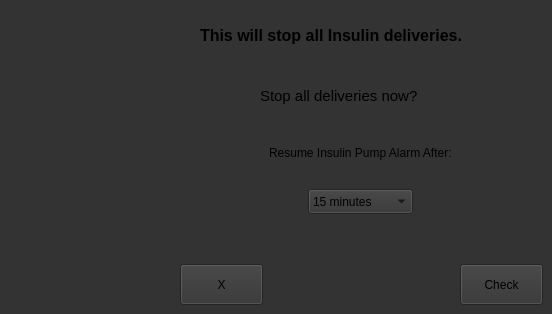
        <widget class="QWidget" name="stopInsulinPage">
         <property name="styleSheet">
          <string notr="true">background-color: #333
</string>
         </property>
         <widget class="QLabel" name="infoLabel_1">
          <property name="geometry">
           <rect>
            <x>200</x>
            <y>20</y>
            <width>321</width>
            <height>31</height>
           </rect>
          </property>
          <property name="styleSheet">
           <string notr="true">QLabel {
        border-color: transparent;
        font: bold 12pt
}</string>
          </property>
          <property name="text">
           <string>This will stop all Insulin deliveries.</string>
          </property>
         </widget>
         <widget class="QLabel" name="infoLabel_2">
          <property name="geometry">
           <rect>
            <x>260</x>
            <y>80</y>
            <width>191</width>
            <height>31</height>
           </rect>
          </property>
          <property name="styleSheet">
           <string notr="true">QLabel {
        border-color: transparent;
        font: 11pt;
}</string>
          </property>
          <property name="text">
           <string>Stop all deliveries now?</string>
          </property>
         </widget>
         <widget class="QPushButton" name="xButton">
          <property name="geometry">
           <rect>
            <x>180</x>
            <y>264</y>
            <width>83</width>
            <height>41</height>
           </rect>
          </property>
          <property name="text">
           <string>X</string>
          </property>
         </widget>
         <widget class="QPushButton" name="checkButton">
          <property name="geometry">
           <rect>
            <x>460</x>
            <y>264</y>
            <width>83</width>
            <height>41</height>
           </rect>
          </property>
          <property name="text">
           <string>Check</string>
          </property>
         </widget>
         <widget class="QWidget" name="verticalLayoutWidget_8">
          <property name="geometry">
           <rect>
            <x>180</x>
            <y>140</y>
            <width>361</width>
            <height>80</height>
           </rect>
          </property>
          <layout class="QVBoxLayout" name="verticalLayout_12">
           <item alignment="Qt::AlignHCenter|Qt::AlignTop">
            <widget class="QLabel" name="infoLabel_3">
             <property name="sizePolicy">
              <sizepolicy hsizetype="Fixed" vsizetype="Fixed">
               <horstretch>0</horstretch>
               <verstretch>0</verstretch>
              </sizepolicy>
             </property>
             <property name="minimumSize">
              <size>
               <width>0</width>
               <height>25</height>
              </size>
             </property>
             <property name="styleSheet">
              <string notr="true">QLabel {
        border-color: transparent;
}</string>
             </property>
             <property name="text">
              <string>Resume Insulin Pump Alarm After:</string>
             </property>
            </widget>
           </item>
           <item alignment="Qt::AlignHCenter|Qt::AlignVCenter">
            <widget class="QComboBox" name="resumeInsulinComboBox">
             <property name="sizePolicy">
              <sizepolicy hsizetype="Fixed" vsizetype="Fixed">
               <horstretch>0</horstretch>
               <verstretch>0</verstretch>
              </sizepolicy>
             </property>
             <property name="minimumSize">
              <size>
               <width>105</width>
               <height>25</height>
              </size>
             </property>
             <item>
              <property name="text">
               <string>15 minutes</string>
              </property>
             </item>
             <item>
              <property name="text">
               <string>30 minutes</string>
              </property>
             </item>
             <item>
              <property name="text">
               <string>45 minutes</string>
              </property>
             </item>
             <item>
              <property name="text">
               <string>60 minutes</string>
              </property>
             </item>
            </widget>
           </item>
          </layout>
         </widget>
        </widget>
